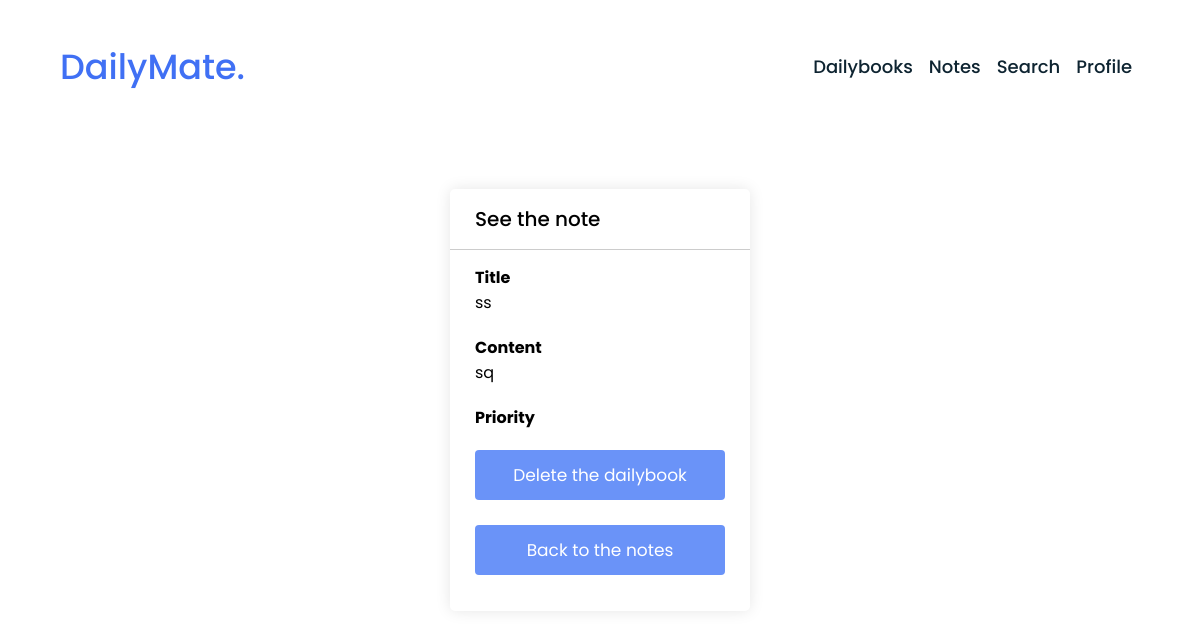
The app's page /www/note/40/ (signed in), older data.
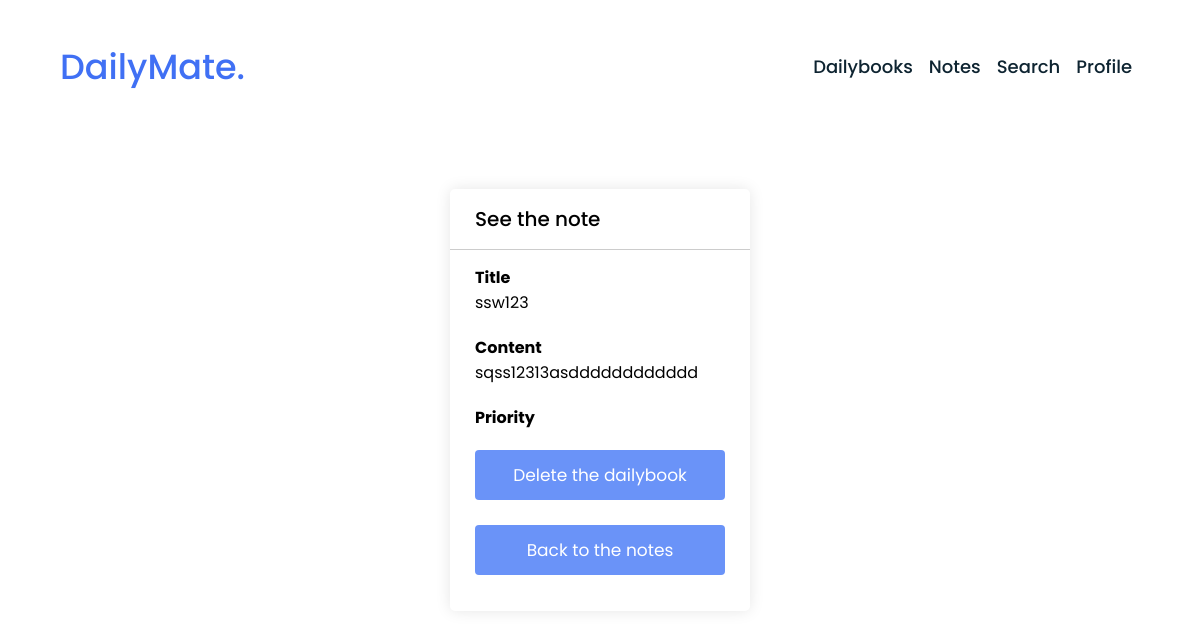
The same page, newer data.
### dailybook/models.py (models this page shows, shortened)
class Entry(models.Model):
    author = models.ForeignKey(User, on_delete=models.CASCADE)  # добавьте это поле
    title = models.CharField(max_length=100)
    content = models.TextField()

### dailybook/views.py (the view)
# urls.py: path('<str:username>/note/<int:pk>/', EntryDetailView.as_view(), name='entry_detail'),
class EntryDetailView(LoginRequiredMixin, DetailView):
    model = Entry
    template_name = 'main/note_detail.html'
    context_object_name = 'entry'
    def dispatch(self, request, *args, **kwargs):
        username = kwargs.get('username')
        if request.user.username != username:
            return render(request, 'error/access_denied.html', status=403)
        return super().dispatch(request, *args, **kwargs)

### dailybook/templates/main/note_detail.html (shortened to what this page needs)
{% extends 'base.html' %}
{% load static %}
{% block head %}
  <link rel="stylesheet" href="{% static 'css/note_form.css' %}">
{% endblock %}
{% block content %}
  <div class="popup-box">
    <div class="popup">
      <div class="content">
        <header>
          <p>See the note</p>
        </header>
        <form method="post">
          <div class="row title">
            <h4><label for="id_title">Title</label></h4>
            <p>{{ object.title }}</p>
          </div>
          <div class="row description">
            <h4><label for="id_content">Content</label></h4>
            {{ object.content }}
          </div>
          <div class="row priority">
            <h4><label for="id_priority">Priority</label></h4>
          </div>
          <button type="button" onclick="window.location.href='{% url 'notes_delete' username=request.user.username pk=object.pk%}'">Delete the dailybook</button>
          <br>
        <button type="button" onclick="window.location.href='{% url 'note_list' username=request.user.username %}'">Back to the notes</button>
        </form>
      </div>
    </div>
  </div>
{% endblock %}

### dailybook/templates/base.html (shortened to what this page needs)
<!DOCTYPE html>
<html lang="en">
<head>
    {% load static %}
    <link rel="stylesheet" href="{% static 'css/profile.css' %}">
    {% block head %}
    {% endblock %}
</head>
<body>
    <header>
        <nav>
            <ul>
                {% if request.user.is_authenticated %}
                <nav>
                    <div class="navbar">
                        <div class="logo"><a href="{% url 'profile' %}">DailyMate.</a></div>
                        <ul class="menu">
                            <li><a href="{% url 'dailybook_list' username=request.user.username %}">Dailybooks</a></li>
                            <li><a href="{% url 'note_list' username=request.user.username %}">Notes</a></li>
                            <li><a href="{% url 'search_results'%}">Search</a></li>
                            <li><a href="{% url 'profile'%}">Profile</a></li>
                        </ul>
                    </div>
                </nav>
                {% endif %}
            </ul>
        </nav>
    </header>
    <main>
        {% block content %}{% endblock %}
    </main>
</body>
</html>

### dailybook/static/css/profile.css (style rules this page uses)
* { margin: 0; padding: 0; box-sizing: border-box; text-decoration: none; scroll-behavior: smooth; }
nav { position: relative; width: 100%; padding: 20px 0; z-index: 998; transition: all 0.3s ease; font-family: 'Ubuntu', sans-serif; }
nav .navbar { width: 90%; display: flex; justify-content: space-between; align-items: center; margin: auto; }
nav .navbar .logo a { font-weight: 500; font-size: 35px; color: #4070f4; }
nav .navbar .menu { display: flex; position: relative; }
nav .navbar .menu li { list-style: none; margin: 0 8px; }
.navbar .menu a { font-size: 18px; font-weight: 500; color: #0E2431; padding: 6px 0; transition: all 0.4s ease; }

### dailybook/static/css/note_form.css (style rules this page uses)
* { margin: 0; padding: 0; box-sizing: border-box; font-family: 'Poppins', sans-serif; }
.content { width: 300px; padding-bottom: 1px; }
.popup .content { border-radius: 5px; background: #fff; width: 300px; box-shadow: 0 0 15px rgba(0,0,0,0.1); }
.content header { display: flex; align-items: center; justify-content: space-between; padding: 15px 25px; border-bottom: 1px solid #ccc; }
.content header p { font-size: 20px; font-weight: 500; margin: 0; }
.content form { margin: 15px 25px 35px; }
.content form .row { margin-bottom: 20px; }
form button { width: 100%; height: 50px; color: #fff; outline: none; border: none; cursor: pointer; font-size: 17px; border-radius: 4px; background: #6A93F8; }
.popup-box { position: absolute; top: 50%; left: 50%; transform: translate(-50%, -50%); z-index: 2; }
.popup-box .popup { width: 300px; }
.content { width: 100%; }

Row changes from the older to the newer data that the page shows:
changed Entry: title "ss" → "ssw123"; content "sq" → "sqss12313asdddddddddddd"
